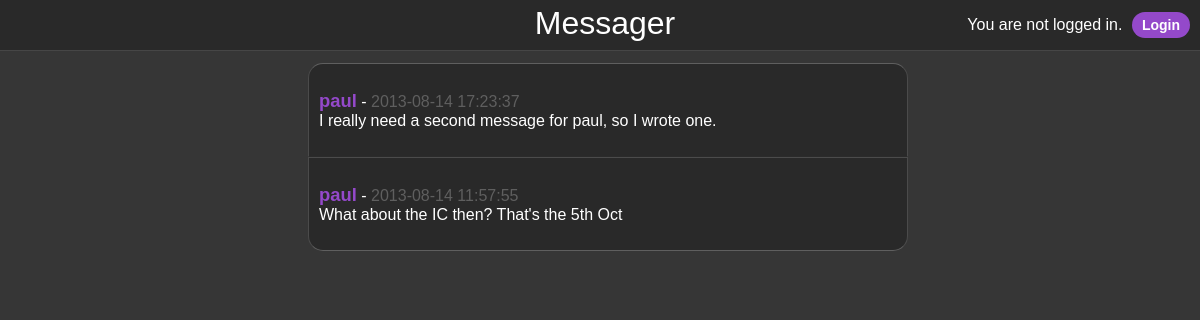
The page /user/view/paul on the database its author committed.
### tables this page shows
CREATE TABLE `Messages` (
  `user_username` varchar(128) NOT NULL,
  `text` varchar(256) NOT NULL,
  `posted_at` datetime default NULL,
  `id` int(11) NOT NULL auto_increment,
  PRIMARY KEY  (`id`),
  KEY `userbane` (`user_username`),
  CONSTRAINT `userbane` FOREIGN KEY (`user_username`) REFERENCES `Users` (`username`) ON DELETE CASCADE ON UPDATE CASCADE
);

### application/controllers/User.php (called while the page is built, shortened)
<?php
class User extends CI_Controller {
    public function view($name = NULL)
    {
        $this->load->model('Messages_model');
        $this->load->model('Users_model');
        $data['query'] = $this->Messages_model->getMessagesByPoster($name);
        $data['content'] = 'view_messages';
        $this->load->view('template/view_template', $data);
    }
}

### index.php (called while the page is built, shortened)
<?php
require_once BASEPATH.'core/CodeIgniter.php';

### application/models/Messages_model.php (called while the page is built, shortened)
<?php
class Messages_model extends CI_Model {
    public function getMessagesByPoster($name) {
        return $this->db->select('*')
                    ->from('Messages')
                    ->where('user_username', $name)
                    ->order_by('posted_at', 'DESC')
                    ->get()
                    ->result_array();
    }
}

### application/views/view_messages.php (the view, shortened to what this page needs)
<?php
    if(empty($query)) {
        echo "<div class='message'>No messages found!</div>";
    }
    else {
        foreach ($query as $row) {
            echo "<div class='message'><ul><li><span class='username'>".anchor(site_url(array('user/view', $row['user_username'])), $row['user_username']).
                    "</span> - <span class='posted-at'>".$row['posted_at']."</span></li><li>".$row['text']."</li></ul></div>";
        }
    }
?>

### assets/stylesheets/main.css (style rules this page uses)
body { background-color: #363636; color: #FFFFFF; font-family: "Trebuchet MS", Helvetica, sans-serif; padding-top: 40px; width: 100%; overflow-x: hidden; }
a { color: #9449ca; text-decoration: none; }
ul { list-style-type: none; padding: 0; }
.message { border-top: 1px solid #4b4b4b; border-bottom: 1px solid #2b2b2b; border-right: 1px solid #4b4b4b; border-left: 1px solid #4b4b4b; padding: 10px; background-color: #292929; }
.message:first-of-type { border-top: 1px solid #5f5f5f; border-radius: 15px 15px 0 0; }
.message:last-of-type { border-bottom: 1px solid #5f5f5f; border-radius: 0 0 15px 15px; }
.username { font-weight: bold; font-size: 115%; }
.posted-at { color: #5f5f5f; }

### rows shown on the page
messages: user_username "paul", posted_at "2013-08-14 17:23:37", text "I really need a second message for paul, so I wrote one."
messages: user_username "paul", posted_at "2013-08-14 11:57:55", text "What about the IC then? That's the 5th Oct"
